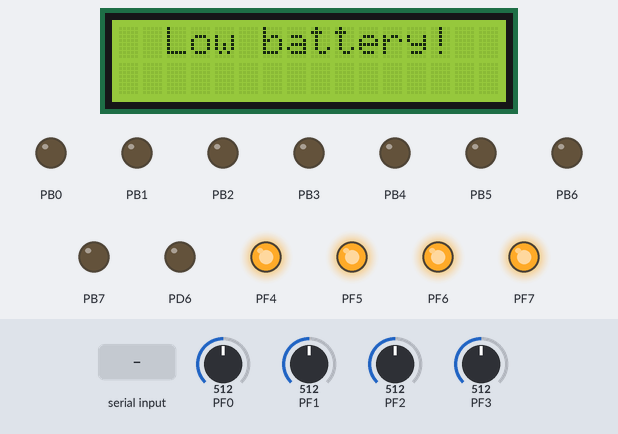
A program run on a simulated ATmega128, built with avr-gcc and emulated at 4 MHz. Shown: 16×2 character LCD, output pins drawn as LEDs (lit = HIGH). Wiring (inferred from the signals the program sends): character LCD (HD44780): RS PD5; E PD7; data PE0, PE1, PE2, PE3, PE4, PE5, PE6, PE7. The test bench sets the inputs (shaded band); at power-on: PF0 = 512, PF1 = 512, PF2 = 512, PF3 = 512. Sleep ends after the set time or at an interrupt; pins used as bus, display or sensor lines are not drawn; what the program prints to the serial monitor is not drawn.

Above: at 1.2 s.
1.3 s: "~\n" received over Serial
2.8 s: byte 0 (RESET) received over Serial
4.3 s: byte 224 (REPEAT) received over Serial
5.8 s: "90,45\n" received over Serial
At 14.0 s:
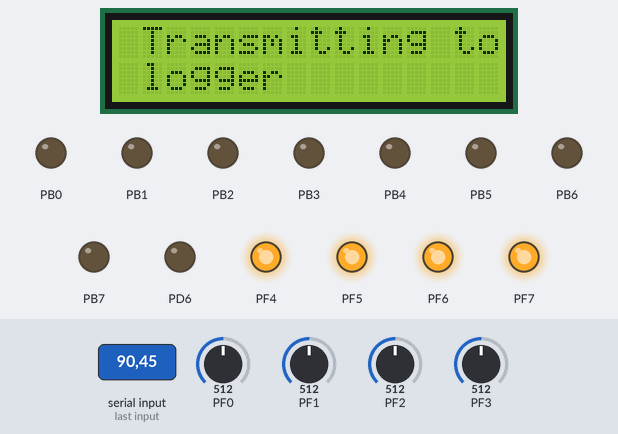
Timing chart, 0 to 14.3 s (numbered marks = the images above; inputs shaded):
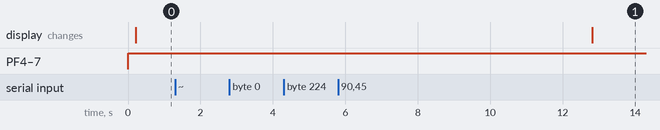

The program:

main.c
```c
#include <avr/io.h>
#include <avr/interrupt.h>
#include <stdio.h>
#include <stdlib.h>
#include <string.h>
#include <unistd.h>
#include <string.h>
#include <avr/sleep.h>
#define F_CPU 4000000
#include <util/delay.h>
#include "lcdSettings.c"
#include "CRC.h"
#define BR_Calc 26
char reset = 0;
char TOS = 0;
char TOS_STATE = 0;
#define EMPTY  0
#define FULL   1

int sensors[4];
#define TEMPERATURE 0
#define MOISTURE 1
#define WATERLEVEL 2
#define BATTERY 3
#define LOWBATTERYLIMIT 0x14
#define LCDCMDEIGHTBIT 0x38
#define LCDCMDDISPLAY 0x0C
#define LCDCMDCURSOR 0x06
#define TENSECLIMITCOUNT 26464

#define COMMAND 0x80
#define RESET  0x00
#define REPEAT 0xE0
#define ACNKOWLEDGE 0x40
#define LOG 0x20
#define TOPBITSREMOVER 0xE0

#define FASTINVPWM 0x78
#define TENTOFIVEDIVISOR 32
#define INTERRUPENABLE 0x04
#define PRESCALE1024 0x05
#define PRESCALE64 0x06
#define PRESCALE1 0x01

#define FIRSTLINE 0
#define SECONDLINE 1
#define THIRDLINE 2
#define FOURTHLINE 3

// transmits a single byte of data to the sensor
void Transmit(unsigned char packetOut) {
	while(!(UCSR1A & (1<<UDRE1)))
	_delay_ms(10);
	UDR1 = packetOut;
}

void halfSecDel() {
	_delay_ms(50);
}

// receive data
ISR(USART1_RX_vect) {
	sleep_disable(); // disable sleep once an interrupt wakes CPU up
	unsigned char data = UDR1;

	// crc check data and send repeat if necessary
	if(!CRC_CHECK3(data)){
		Transmit(CRC3(REPEAT));
		halfSecDel();
	}

	else {
		data = data & TOPBITSREMOVER;

		// if reset
		if(data == RESET){
			if(reset)
				setup();
			// set first reset bit
			reset = 1;

			// empty stack
			TOS = 0;
			TOS_STATE = EMPTY;

			// acknowledge
			Transmit(ACNKOWLEDGE);
		}
		else if (data == REPEAT){
			// resend tos
			Transmit(TOS);
		}
		else if (data == ACNKOWLEDGE){
			// empty stack, used as a flag when sending multiple sensors, sending waits for stack to empty
			TOS = 0;
			TOS_STATE = EMPTY;
		}
	}
}

// sets the adc conversion flag and wakes mcu up
char gettingSensorValue = 0;
ISR(ADC_vect){
	sleep_disable();
	gettingSensorValue = 1;
}

int tenToFiveBitADCConverter() {
	//divided by 32 to map 10 bit number to 5 bits
	return ADC/TENTOFIVEDIVISOR;
}

// reads a single pin sensor and converts to digital then returns the 10 bit number
int read_sensor(char type){
	gettingSensorValue = 0;
	ADMUX = ADMUX & TOPBITSREMOVER; // clear bits
	ADMUX = ADMUX | type; // select the pin to read

	ADCSRA |= (1<<ADSC); // starts conversion
	// sleep and await for conversion to end, using while in case mcu wakes up
	// due to another interrupt
	while(1){
		sleep_enable(); // arm sleep mode
		sleep_cpu(); // put CPU to sleep
		if(gettingSensorValue)
			break;
	}

	return tenToFiveBitADCConverter();
}

// initializes the analog to digital components
void ADCInitialization(){
	// sets inputs and outputs
	DDRF = 0xF0;
	PORTF = 0xF0;

	ADCSRA = ADCSRA | (1<<ADEN); // enable ADC
	ADCSRA = ADCSRA | (1<<ADIE); // enable interrupts
	ADCSRA = ADCSRA | PRESCALE64;

	// to maintain adc clk frequency between 50kHz and 200kHz
	ADMUX = 0x40; // select vref = 5V 0100

	// initiate the first conversion to ensure that subsequent conversions are 13 clock cycles
	read_sensor(TEMPERATURE);
}

// reads all the 4 connected sensors and write their values to the related buffers
void receiveAllSensorsValues(){
	sensors[TEMPERATURE] = read_sensor(TEMPERATURE);
	sensors[MOISTURE] = read_sensor(MOISTURE);
	sensors[WATERLEVEL] = read_sensor(WATERLEVEL);
	sensors[BATTERY] = read_sensor(BATTERY);
}

// prints the sensor values from buffer
void displaySensorReadings(){
	lcdClr();
	char printer[80];

	_delay_ms(200);
	if(sensors[BATTERY] < LOWBATTERYLIMIT){ // if less than 3.2 volts
		lcdWrite("<~1 Low battery!", FIRSTLINE);
	}
	else{
		sprintf(printer, "<T=%x   M=%x\nW=%x   B=%x", sensors[TEMPERATURE], sensors[MOISTURE], sensors[WATERLEVEL], sensors[BATTERY]);
		lcdWrite(printer, FIRSTLINE);
	}
}

// sends all sensor values from buffer to central logger
void transmitToSensor(){
	lcdClr();
	lcdWrite("<~0Transmitting to\n logger", 0);
	char sensorID;
	for(sensorID = 0; sensorID < 4; sensorID++){
		//sensor order - T, M, W, B
		TOS = COMMAND | LOG | sensors[sensorID];
		TOS_STATE = FULL;

		// sends the data packet
		Transmit(TOS);
		_delay_us(10);

		// sends the log request and crc bits
		char updatedLOG = LOG | CRC11(LOG, TOS);
		Transmit(updatedLOG);

		// awaits an ack by waiting for tos to empty up
		while(TOS_STATE == FULL){
			sleep_enable(); // arm sleep mode
			sleep_cpu(); // put CPU to sleep
		}
	 }
	// print the sensor values to the lcd
	displaySensorReadings();
}

// sets the pwm settings for the motor speed
void motorSpeedInit(){
	char dc;
	if(sensors[MOISTURE] == 0) {
		dc = 80;
	}
	else if(sensors[MOISTURE] == 0x1F) {
		dc = 20;
	}
	// inverting ocr
	char ocr = -1 * ((dc * 256 / 100) - 255);
	OCR0 = ocr;
	TCCR0 |= PRESCALE1;
}

// starts the motor
void sprinklerStart(){
	motorSpeedInit();
	// sets the direction and turns on the motor
	PORTB = PORTB | (0x40);
	PORTB = PORTB & ~(0x80);
	TCCR0 = TCCR0 | 1; // start pwm, unnecssary but for speeding up simulation
}

// stops the motor
void sprinklerStop(){
	PORTB = PORTB & ~0x40 & ~0x80;
	TCCR0 = TCCR0 & 0;
}

ISR(TIMER3_OVF_vect){
	// stop watering
	TCCR3B = 0x00; // stopping timer
	sprinklerStop();
}

ISR(TIMER1_OVF_vect){
	TCCR1B = 0x00; // stopping timer

	// read sensors
	sei();
	receiveAllSensorsValues();
	transmitToSensor();

	// start watering
	TCNT3 = 52948; // setting timer 3 to run for 5 seconds
	TCCR3B = PRESCALE1024; // starting timer3 with scaler = 1024
	sprinklerStart();

	TCNT1 = TENSECLIMITCOUNT; // setting counter1 to 26464 for 10 seconds
	TCCR1B = PRESCALE1024; // starting timer with scaler = 1024
}

void timerInit(){
	// watering interval sensing interval (since they both use the same timer of 10 seconds)
	TCNT1 = TENSECLIMITCOUNT; // setting counter1 to 26464 for 10 seconds
	TIMSK = INTERRUPENABLE; // timer 1 interrupt
	ETIMSK = INTERRUPENABLE; // timer 3 interrupt
	TCCR1B = PRESCALE1024;
}

void init_motor(){
	DDRB = 0xFF; // setting in1 and in2 to output, determines direction of dc motor

	// using timer0 for pwm
	TCCR0 = FASTINVPWM; // enable fast inverting pwm
}

void usartSettings() {
	// BlueTooth
	UCSR1C = (1<<UCSZ11); // setting data width to 8
	UCSR1C |= (1<<UCSZ10);
	UBRR1H = (BR_Calc>>8); // setting baud rate to 9600 by setting UBBR
	UBRR1L = BR_Calc;
	UCSR1B = (1<<TXEN1); // enable transmitter, receiver, and receive and transmit complete interrupts
	UCSR1B |= (1<<RXCIE1);
	UCSR1B |= (1<<RXEN1);
	sei();
}

void lcdSett() {
	DDRE = 0xFF; // data pins
	DDRD = 0xE0; // RS RW E 0 0 0 0 0

	lcdCommand(LCDCMDEIGHTBIT); // 8 bit mode
	lcdCommand(LCDCMDDISPLAY); // display on cursor off
	lcdCommand(LCDCMDCURSOR); // shift cursor to the right
}

void setup() {

	usartSettings();
	lcdSett();
	ADCInitialization(); // initialize ADC

	// set sensors
	receiveAllSensorsValues();
	displaySensorReadings();

	init_motor();
}

void initialization() {
	setup();
	while(1){
		sleep_enable(); // arm sleep mode
		sleep_cpu(); // put CPU to sleep
		if(reset) {
			break;
		}
	}
	timerInit();
}

int main(void)
{
	initialization();
	while (1){
		sleep_enable(); // arm sleep mode
		sleep_cpu(); // put CPU to sleep
	}
}
```

CRC.h
```c
#define gen 0x35 // generator polynomial

unsigned char CRC3(unsigned char command) {
	unsigned char crc = command & 0xE0;// isolate first 3 bits, 11100000

	crc = crc>>2; // align with generator
	if( crc >= 0x20)
	crc = crc^gen;

	for( int i = 0; i < 2; i++) {
		crc = crc<<1;
		if( crc >= 0x20)
		crc = crc^gen;

	}

	command |= crc;
	return command;

}

unsigned char CRC_CHECK3(unsigned char command) {
	return CRC3(command & 0xE0) == command;
}

unsigned char CRC11(unsigned char command, char TOS){
	unsigned char crc_bits = command&0x1F;
	unsigned char data = TOS;
	unsigned char temp = 0;
	//unsigned char org_com = command, org_dat = data;

	command = command & 0xE0;// isolate first 3 bits, 11100000
	//data ready
	// packet DDDDDDDD

	temp = data & 0b11;
	// temp   000000DD

	temp = temp<<6;
	// temp	  DD000000

	data = data>>2; // align with polynomial
	// data   00DDDDDD

	if( data >= 0x20 )
	data ^= gen;

	data = data<<1 | temp>> 7; // data 0DDDDDDT (lsb of data from temp)
	temp = temp<<1; // T0000000
	if( data >= 0x20 )
	data ^= gen;


	data = data<<1 | temp>>7; // data DDDDDDTT ( lsb of data from temp)
	if( data >= 0x20 )
	data ^= gen;

	// data DDDDDDDD
	for (int i=0; i < 8; i++){
		data = data<<1 | command>> 7;// data DDDDDDDC
		command = command<<1;		// cmd CCCCCCC0
		if ( data >= 0x20 )
		data ^= gen;
	}
	return data;
}

unsigned char CRC_CHECK11(unsigned char command, char TOS) {
	// data variable now holds the remainder, 5 bits long
	// we will now check if the CRC which we obtained matches [4:0] in command variable
	if ((command & 0x1F) == CRC11(command, TOS))
	return 0xFF;

	return 0x00;

}
```

lcdSettings.c
```c
#define F_CPU 4000000
#include <util/delay.h>

#define LINEONE 0X80
#define LINETWO 0Xc0
#define LINETHREE 0X94
#define LINEFOUR 0XD4

#define LCDENABLE 0X80
#define LCDRS 0X20
#define LCDCLEAR 0X01

void lcdCommand(unsigned char);
void lcdData(unsigned char);
void lcdSend(unsigned char);
void lcdWrite(const char*, char);

void tenSecDel() {
	_delay_us(1000);
}

void lcdLineSelect(char line){
	switch (line){
		case 0:
		lcdCommand(LINEONE);
		break;
		case 1:
		lcdCommand(LINETWO);
		break;
		case 2:
		lcdCommand(LINETHREE);
		break;
		case 3:
		lcdCommand(LINEFOUR);
		break;
	}
	tenSecDel();
}

void lcdClr() {
	lcdCommand(LCDCLEAR); // clear display screen
	tenSecDel();
}

void lcdCommand(unsigned char command) {
	PORTD &= ~(LCDRS); // setting rs to 0
	lcdSend(command); // 0000 0000 RS=0, RW=0
}

void lcdData(unsigned char data) {
	PORTD |= (LCDRS); // setting rs to 1
	lcdSend(data); // 0010 0000
}

void lcdSend(unsigned char data) {
	PORTE = data;
	PORTD |= LCDENABLE; // 1000 0000 send pulse to E
	_delay_us(100);
	PORTD &= ~(LCDENABLE); // turn E pulse off
	_delay_us(100);
}

void lcdWrite(const char sentence[], char l) {
	lcdLineSelect(l);
	int index;
	for(index=1; sentence[index]!='\0'; index++) {
		(sentence[index] == '~') ? lcdData(sentence[++index] - '0') : (sentence[index] == '\n') ? lcdLineSelect(++l) : lcdData(sentence[index]);
	}
}
```

Measured:
- after the input at 1.3 s, every drawn part: stays the same
- after the input at 2.8 s, every drawn part: stays the same
- after the input at 4.3 s, every drawn part: stays the same
